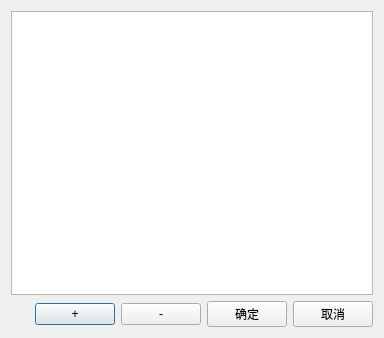
<?xml version="1.0" encoding="UTF-8"?>
<ui version="4.0">
 <class>labelprint_project_self_Dialog</class>
 <widget class="QDialog" name="labelprint_project_self_Dialog">
  <property name="geometry">
   <rect>
    <x>0</x>
    <y>0</y>
    <width>384</width>
    <height>338</height>
   </rect>
  </property>
  <property name="windowTitle">
   <string>Dialog</string>
  </property>
  <layout class="QVBoxLayout" name="verticalLayout">
   <item>
    <widget class="QTableView" name="tableView"/>
   </item>
   <item>
    <layout class="QHBoxLayout" name="horizontalLayout">
     <item>
      <spacer name="horizontalSpacer">
       <property name="orientation">
        <enum>Qt::Horizontal</enum>
       </property>
       <property name="sizeHint" stdset="0">
        <size>
         <width>40</width>
         <height>20</height>
        </size>
       </property>
      </spacer>
     </item>
     <item>
      <widget class="QPushButton" name="pushButton_add">
       <property name="text">
        <string>+</string>
       </property>
      </widget>
     </item>
     <item>
      <widget class="QPushButton" name="pushButton_sub">
       <property name="text">
        <string>-</string>
       </property>
      </widget>
     </item>
     <item>
      <widget class="QPushButton" name="pushButton_ok">
       <property name="text">
        <string>确定</string>
       </property>
      </widget>
     </item>
     <item>
      <widget class="QPushButton" name="pushButton_cancel">
       <property name="text">
        <string>取消</string>
       </property>
      </widget>
     </item>
    </layout>
   </item>
  </layout>
 </widget>
 <resources/>
 <connections/>
</ui>
